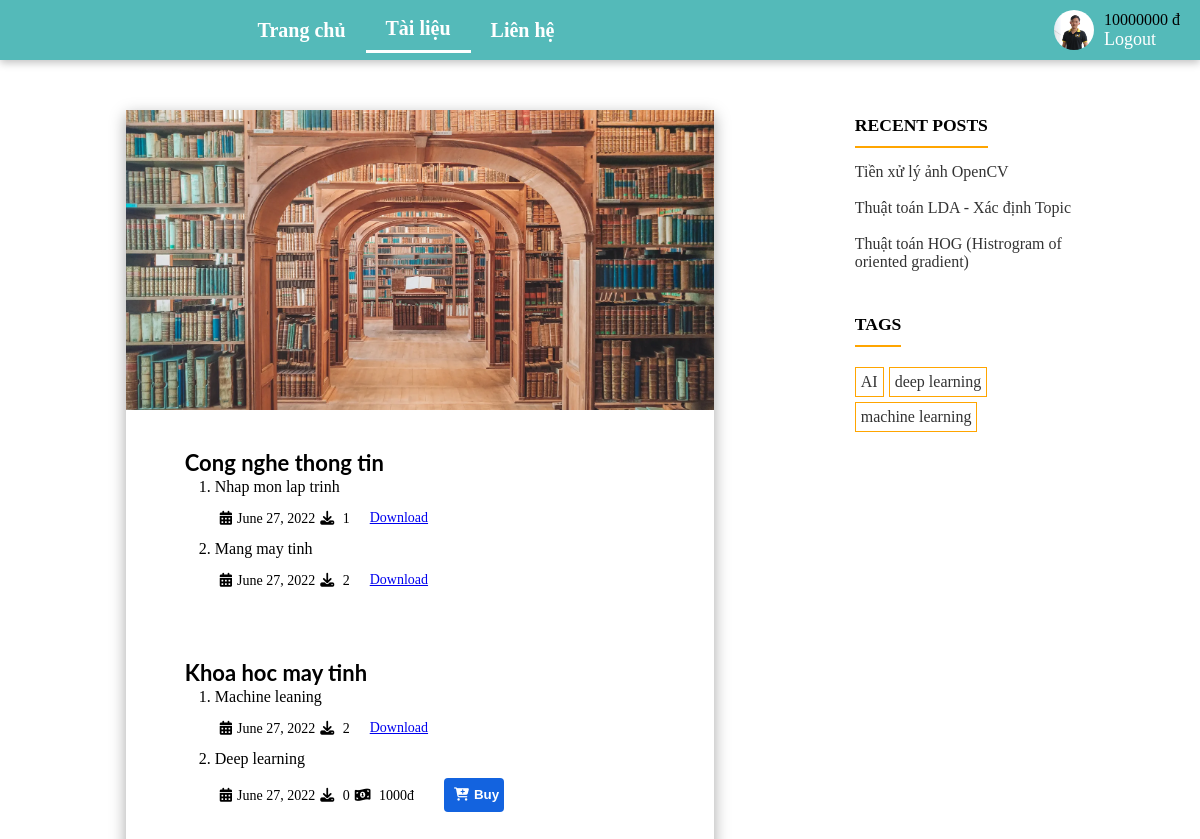
Before: /document/ (signed in) with the older database file.
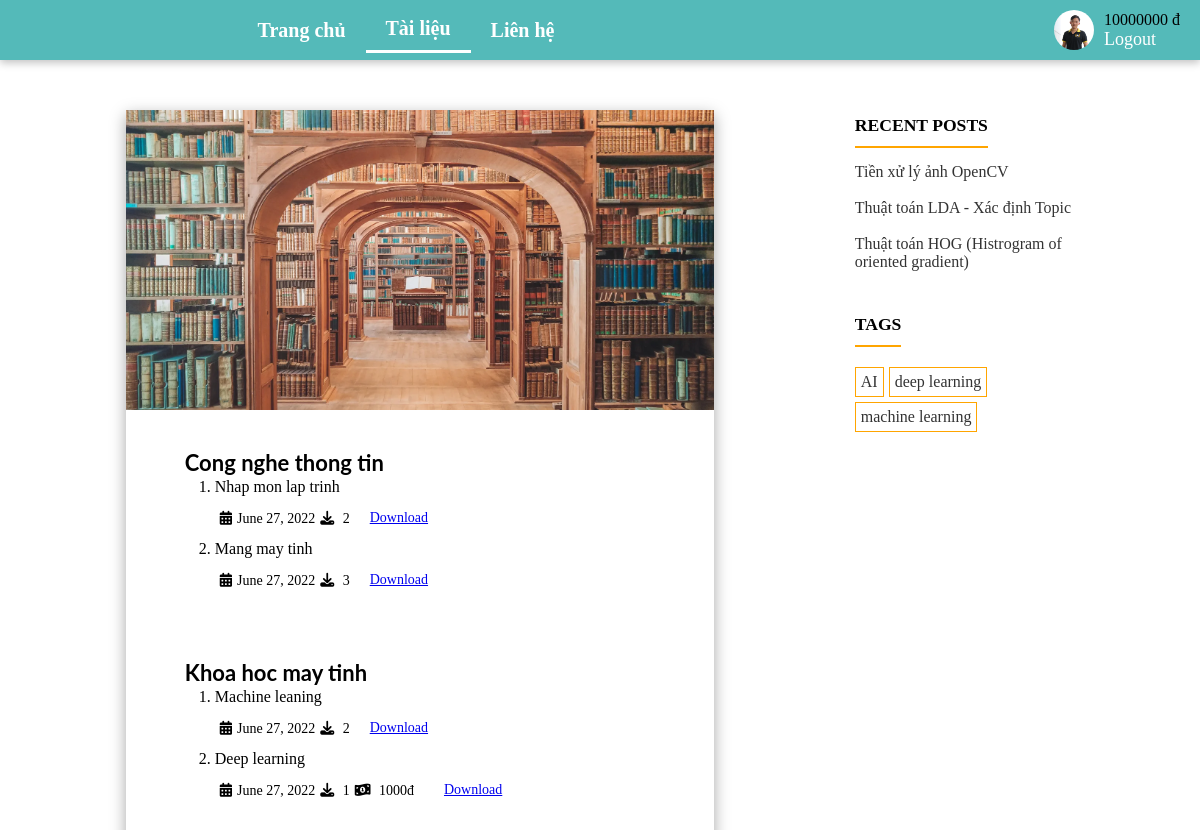
After: the same page with the newer database file.
### User/models.py (models this page shows, shortened)
class CustomUser(AbstractUser):
    username_validator = UnicodeUsernameValidator()
    username = models.CharField(
        _('username'),
        max_length=150,
        unique=True,
        help_text=_(
            'Required. 150 characters or fewer. Letters, digits and @/./+/-/_ only.'),
        validators=[username_validator],
        error_messages={
            'unique': _("A user with that username already exists."),
        },
    )
    fullName = models.CharField(_('full name'), max_length=255, blank=False)
    email = models.EmailField(_('email address'), unique=True)
    avatar = models.ImageField(blank=True,
                               upload_to='avatars')
    balance = models.IntegerField(default=0)

### Document/models.py (models this page shows, shortened)
class Category(models.Model):
    title = models.CharField(max_length=200)

class Document(models.Model):
    category = models.ForeignKey(Category, on_delete=models.CASCADE)
    title = models.CharField(max_length=200)
    date = models.DateField(default=datetime.datetime.now)
    description = models.TextField(blank=True)
    file = models.FileField(upload_to='document_file/%Y/%m/%d')
    num_download = models.IntegerField(default=0)
    price = models.IntegerField(default=0)

### Blog/models.py (models this page shows, shortened)
class Post(models.Model):
    auth = models.ForeignKey(User, on_delete=models.CASCADE)
    title = models.TextField(blank=True)
    date = models.DateField(default=datetime.datetime.now)
    slug = models.SlugField(default='slug', blank=True)
    tag = models.ManyToManyField(Tag)
    is_delete = models.BooleanField(default=False)
    content = RichTextUploadingField()

class Tag(models.Model):
    name = models.CharField(max_length=100, unique=True)

### Document/views.py (the view, shortened to what this page needs)
# urls.py: path('', views.DocumentView.as_view(), name='document'),
class DocumentView(View):
    def get(self, request):
        category = models.Category.objects.all()
        if request.user.is_authenticated:
            document_user = models.DocumentUser.objects.values_list(
                'document', flat=True).filter(user=request.user)
            data = {'category': category, 'document_user': document_user}
        else:
            data = {'category': category}
        return render(request, 'document.html', data)

### Blog/views.py (called while the page is built)
def get_base_data(request):
    return {
        'posts': Post.objects.all().order_by('-date')[:5],
        'tags': Tag.objects.all(),
        'intro': Introduce.objects.all()[0]
    }

### templates/document.html (shortened to what this page needs)
{% extends 'base.html' %} {% load static %} {% block content %}
<div class="documents">
    <img src="{% static 'img/custom-library.webp' %}" alt="" />
    {% csrf_token %} {% for ca in category %}
    <div class="category">
        <div class="ca_title">{{ ca.title }}</div>
        <ol>
            {% for doc in ca.document_set.all %}
            <li class="doc_item">
                <div class="title">{{ doc.title }}</div>
                <div class="info">
                    <div class="calendar">
                        <i class="fa-solid fa-calendar-days"></i>{{ doc.date }}
                    </div>
                    <div class="download">
                        <i class="fa-solid fa-download"></i>
                        {{ doc.num_download }}
                    </div>
                    {% if doc.price > 0 %}
                    <div style="margin-right: 10px">
                        <i class="fa-solid fa-money-bill-1-wave"></i>
                        {{ doc.price }}đ
                    </div>
                    {% if document_user %} {% if doc.id in document_user %}
                    <div
                        onClick="addDowmload({{ doc.id }})"
                        class="buy_download"
                    >
                        <a href="/media/{{ doc.file}}">Download</a>
                    </div>
                    {% endif %} {% else %}
                    <div class="buy_download">
                        <form
                            method="POST"
                            onsubmit="return buyDocument({{doc.price}}, {{user.balance}})"
                            action="{% url 'document:buy_document' doc.id %}"
                        >
                            <button type="submit">
                                <i class="fa-solid fa-cart-plus"></i>Buy
                            </button>
                        </form>
                    </div>
                    {% endif %} {% else %}
                    <div
                        onClick="addDowmload({{ doc.id }})"
                        class="buy_download"
                    >
                        <a href="/media/{{ doc.file}}">Download</a>
                    </div>
                    {% endif %}
                </div>
            </li>
            {% endfor %}
        </ol>
    </div>
    {% endfor %}
</div>
{% endblock %}

### templates/base.html (shortened to what this page needs)
{% load static %}
<!DOCTYPE html>
<html lang="en">
    <head>
        <link
            rel="stylesheet"
            href="//cdnjs.cloudflare.com/ajax/libs/highlight.js/11.5.1/styles/default.min.css"
        />
        <link
            rel="stylesheet"
            type="text/css"
            href="https://cdn.jsdelivr.net/npm/toastify-js/src/toastify.min.css"
        />
        <link
            href="https://cdn.jsdelivr.net/npm/@uvarov.frontend/vanilla-calendar@1.3.5/vanilla-calendar.min.css"
            rel="stylesheet"
        />
        <link rel="stylesheet" href="{% static 'css/reset.css' %}" />
        <link rel="stylesheet" href="{% static 'css/base.css' %}" />
        <link rel="stylesheet" href="{% static 'css/home.css' %}" />
        <link rel="stylesheet" href="{% static 'css/post.css' %}" />
        <link rel="stylesheet" href="{% static 'css/login.css' %}" />
        <link rel="stylesheet" href="{% static 'css/register.css' %}" />
        <link rel="stylesheet" href="{% static 'css/document.css' %}" />
    </head>
    <body>
        <div class="header">
            <div class="menu" id="menu">
                <a href="/" id="home">Trang chủ</a>
                <a href="/document" id="document">Tài liệu</a>
                <a href="/about" id="about">Liên hệ</a>
            </div>
            <div class="account">
                {% if user.is_authenticated %}
                <img src="/media/{{ user.avatar }}" alt="" />
                <div>
                    <div>{{ user.balance }} đ</div>
                    <a href="{% url 'user:logout' %}">Logout</a>
                </div>
                {% else %}
                <a href="{% url 'user:login' %}">Login</a>
                <a href="{% url 'user:register' %}">Register</a>
                {% endif %}
            </div>
        </div>
        <div class="body">
            <div class="content">{% block content %} {% endblock %}</div>
            <div class="relative">
                <div class="recent_post">
                    <div class="recent_post_title">RECENT POSTS</div>
                    {% for p in posts %}
                    <a href="{% url 'blog:post_detail'  p.id %}"
                        ><p>{{ p.title }}</p></a
                    >
                    {% endfor %}
                </div>
                <div class="tag">
                    <div class="tag_title">TAGS</div>
                    <div class="tag_content">
                        {% for tag in tags %}
                        <div class="tag_item">
                            <a href="{% url 'blog:search_tag' tag.name %}"
                                >{{tag.name}}</a
                            >
                        </div>
                        {% endfor %}
                    </div>
                </div>
            </div>
        </div>
    </body>
</html>

### static/css/base.css (style rules this page uses)
body { position: relative; }
.header { display: flex; align-items: center; justify-content: space-around; min-height: 60px; width: 100%; background-color: #54bab9; position: relative; box-shadow: rgba(0, 0, 0, 0.24) 0px 3px 8px; position: fixed; top: 0; z-index: 10; }
.header .menu { display: flex; align-items: center; justify-content: center; flex: 0.7; font-weight: 800; }
.header .account { display: flex; align-items: center; justify-content: flex-end; flex: 0.3; padding: 0 20px; }
.header .menu a { font-size: 20px; color: #fff; text-decoration: none; padding: 10px 20px; }
.active_menu { border-bottom: 3px solid #fff; }
.header .account a { font-size: 18px; color: #fff; text-decoration: none; margin-right: 7px; }
.header .account img { width: 40px; height: 40px; border-radius: 50%; object-fit: cover; margin-right: 10px; }
.body { display: flex; margin-top: 90px; position: relative; }
.body .content { flex: 0.7; }
.body .relative { flex: 0.3; position: fixed; right: 20px; }
.body .recent_post, .tag { width: 80%; margin: 15px 0; }
.body .recent_post_title { padding: 10px 0; border-bottom: 2px solid orange; display: inline-block; font-size: 1.1em; font-weight: 900; margin-bottom: 15px; }
.body .tag_title { padding: 10px 0; border-bottom: 2px solid orange; display: inline-block; font-size: 1.1em; font-weight: 900; margin-bottom: 15px; }
.body .tag .tag_content { display: flex; flex-wrap: wrap; }
.body .tag .tag_content .tag_item { padding: 5px; border: 1px solid orange; margin: 5px 5px 0 0; }
.body .tag_item a { text-decoration: none; color: #333; }
.recent_post a { text-decoration: none; color: #333; padding: 0.5em; }

### static/css/document.css (style rules this page uses)
.documents { width: 70%; min-height: 100vh; margin: 0 auto; margin-top: 20px; box-shadow: rgba(0, 0, 0, 0.35) 0px 5px 15px; display: flex; flex-direction: column; }
.documents img { width: 100%; height: 300px; object-fit: cover; margin: 0 auto; }
.documents .category { padding: 3% 10%; }
.documents .category .ca_title { font-size: 22px; margin-top: 20px; line-height: 1.4; font-family: "Lato", sans-serif; font-weight: 700; }
.documents .category ol { padding-left: 30px; }
.doc_item { list-style-type: decimal; margin-bottom: 10px; }
.doc_item .info { display: flex; align-items: center; margin-top: 10px; font-size: 14px; }
.doc_item .info i { padding: 5px; }
.doc_item .info .buy_download { margin-left: 20px; }

Changed rows visible on the page:
changed Document "Nhap mon lap trinh": num_download "1" → "2"
changed Document "Mang may tinh": num_download "2" → "3"
changed Document "Deep learning": num_download "0" → "1"; text "Buy" → "Download"
